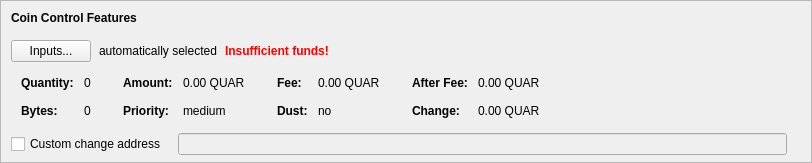
    <widget class="QFrame" name="frameCoinControl">
     <property name="sizePolicy">
      <sizepolicy hsizetype="Expanding" vsizetype="Expanding">
       <horstretch>0</horstretch>
       <verstretch>0</verstretch>
      </sizepolicy>
     </property>
     <property name="maximumSize">
      <size>
       <width>16777215</width>
       <height>16777215</height>
      </size>
     </property>
     <property name="frameShape">
      <enum>QFrame::StyledPanel</enum>
     </property>
     <property name="frameShadow">
      <enum>QFrame::Sunken</enum>
     </property>
     <layout class="QVBoxLayout" name="verticalLayoutCoinControl2">
      <property name="spacing">
       <number>0</number>
      </property>
      <property name="leftMargin">
       <number>0</number>
      </property>
      <property name="topMargin">
       <number>0</number>
      </property>
      <property name="rightMargin">
       <number>0</number>
      </property>
      <property name="bottomMargin">
       <number>6</number>
      </property>
      <item>
       <layout class="QVBoxLayout" name="verticalLayoutCoinControl" stretch="0,0,0,0,1">
        <property name="spacing">
         <number>0</number>
        </property>
        <property name="leftMargin">
         <number>10</number>
        </property>
        <property name="topMargin">
         <number>10</number>
        </property>
        <item>
         <layout class="QHBoxLayout" name="horizontalLayoutCoinControl1">
          <property name="bottomMargin">
           <number>15</number>
          </property>
          <item>
           <widget class="QLabel" name="labelCoinControlFeatures">
            <property name="sizePolicy">
             <sizepolicy hsizetype="Preferred" vsizetype="Maximum">
              <horstretch>0</horstretch>
              <verstretch>0</verstretch>
             </sizepolicy>
            </property>
            <property name="font">
             <font>
              <weight>75</weight>
              <bold>true</bold>
             </font>
            </property>
            <property name="styleSheet">
             <string notr="true">font-weight:bold;</string>
            </property>
            <property name="text">
             <string>Coin Control Features</string>
            </property>
           </widget>
          </item>
         </layout>
        </item>
        <item>
         <layout class="QHBoxLayout" name="horizontalLayoutCoinControl2" stretch="0,0,0,0">
          <property name="spacing">
           <number>8</number>
          </property>
          <property name="bottomMargin">
           <number>10</number>
          </property>
          <item>
           <widget class="QPushButton" name="pushButtonCoinControl">
            <property name="styleSheet">
             <string notr="true"/>
            </property>
            <property name="text">
             <string>Inputs...</string>
            </property>
            <property name="autoDefault">
             <bool>false</bool>
            </property>
           </widget>
          </item>
          <item>
           <widget class="QLabel" name="labelCoinControlAutomaticallySelected">
            <property name="text">
             <string>automatically selected</string>
            </property>
            <property name="margin">
             <number>5</number>
            </property>
           </widget>
          </item>
          <item>
           <widget class="QLabel" name="labelCoinControlInsuffFunds">
            <property name="font">
             <font>
              <weight>75</weight>
              <bold>true</bold>
             </font>
            </property>
            <property name="styleSheet">
             <string notr="true">color:red;font-weight:bold;</string>
            </property>
            <property name="text">
             <string>Insufficient funds!</string>
            </property>
            <property name="margin">
             <number>5</number>
            </property>
           </widget>
          </item>
          <item>
           <spacer name="horizontalSpacerCoinControl">
            <property name="orientation">
             <enum>Qt::Horizontal</enum>
            </property>
            <property name="sizeHint" stdset="0">
             <size>
              <width>40</width>
              <height>1</height>
             </size>
            </property>
           </spacer>
          </item>
         </layout>
        </item>
        <item>
         <widget class="QWidget" name="widgetCoinControl" native="true">
          <property name="sizePolicy">
           <sizepolicy hsizetype="Preferred" vsizetype="Preferred">
            <horstretch>0</horstretch>
            <verstretch>0</verstretch>
           </sizepolicy>
          </property>
          <property name="minimumSize">
           <size>
            <width>0</width>
            <height>0</height>
           </size>
          </property>
          <property name="styleSheet">
           <string notr="true"/>
          </property>
          <layout class="QHBoxLayout" name="horizontalLayoutCoinControl5">
           <property name="leftMargin">
            <number>0</number>
           </property>
           <property name="topMargin">
            <number>0</number>
           </property>
           <property name="rightMargin">
            <number>0</number>
           </property>
           <property name="bottomMargin">
            <number>0</number>
           </property>
           <item>
            <layout class="QHBoxLayout" name="horizontalLayoutCoinControl3" stretch="0,0,0,1">
             <property name="spacing">
              <number>20</number>
             </property>
             <property name="topMargin">
              <number>0</number>
             </property>
             <property name="bottomMargin">
              <number>10</number>
             </property>
             <item>
              <layout class="QFormLayout" name="formLayoutCoinControl1">
               <property name="horizontalSpacing">
                <number>10</number>
               </property>
               <property name="verticalSpacing">
                <number>14</number>
               </property>
               <property name="leftMargin">
                <number>10</number>
               </property>
               <property name="topMargin">
                <number>4</number>
               </property>
               <property name="rightMargin">
                <number>6</number>
               </property>
               <item row="0" column="0">
                <widget class="QLabel" name="labelCoinControlQuantityText">
                 <property name="font">
                  <font>
                   <weight>75</weight>
                   <bold>true</bold>
                  </font>
                 </property>
                 <property name="text">
                  <string>Quantity:</string>
                 </property>
                 <property name="margin">
                  <number>0</number>
                 </property>
                </widget>
               </item>
               <item row="0" column="1">
                <widget class="QLabel" name="labelCoinControlQuantity">
                 <property name="cursor">
                  <cursorShape>IBeamCursor</cursorShape>
                 </property>
                 <property name="contextMenuPolicy">
                  <enum>Qt::ActionsContextMenu</enum>
                 </property>
                 <property name="text">
                  <string notr="true">0</string>
                 </property>
                 <property name="margin">
                  <number>0</number>
                 </property>
                 <property name="textInteractionFlags">
                  <set>Qt::LinksAccessibleByMouse|Qt::TextSelectableByKeyboard|Qt::TextSelectableByMouse</set>
                 </property>
                </widget>
               </item>
               <item row="1" column="0">
                <widget class="QLabel" name="labelCoinControlBytesText">
                 <property name="font">
                  <font>
                   <weight>75</weight>
                   <bold>true</bold>
                  </font>
                 </property>
                 <property name="text">
                  <string>Bytes:</string>
                 </property>
                </widget>
               </item>
               <item row="1" column="1">
                <widget class="QLabel" name="labelCoinControlBytes">
                 <property name="cursor">
                  <cursorShape>IBeamCursor</cursorShape>
                 </property>
                 <property name="contextMenuPolicy">
                  <enum>Qt::ActionsContextMenu</enum>
                 </property>
                 <property name="text">
                  <string notr="true">0</string>
                 </property>
                 <property name="textInteractionFlags">
                  <set>Qt::LinksAccessibleByMouse|Qt::TextSelectableByKeyboard|Qt::TextSelectableByMouse</set>
                 </property>
                </widget>
               </item>
              </layout>
             </item>
             <item>
              <layout class="QFormLayout" name="formLayoutCoinControl2">
               <property name="horizontalSpacing">
                <number>10</number>
               </property>
               <property name="verticalSpacing">
                <number>14</number>
               </property>
               <property name="leftMargin">
                <number>6</number>
               </property>
               <property name="topMargin">
                <number>4</number>
               </property>
               <property name="rightMargin">
                <number>6</number>
               </property>
               <item row="0" column="0">
                <widget class="QLabel" name="labelCoinControlAmountText">
                 <property name="font">
                  <font>
                   <weight>75</weight>
                   <bold>true</bold>
                  </font>
                 </property>
                 <property name="text">
                  <string>Amount:</string>
                 </property>
                 <property name="margin">
                  <number>0</number>
                 </property>
                </widget>
               </item>
               <item row="0" column="1">
                <widget class="QLabel" name="labelCoinControlAmount">
                 <property name="cursor">
                  <cursorShape>IBeamCursor</cursorShape>
                 </property>
                 <property name="contextMenuPolicy">
                  <enum>Qt::ActionsContextMenu</enum>
                 </property>
                 <property name="text">
                  <string notr="true">0.00 QUAR</string>
                 </property>
                 <property name="textInteractionFlags">
                  <set>Qt::LinksAccessibleByMouse|Qt::TextSelectableByKeyboard|Qt::TextSelectableByMouse</set>
                 </property>
                </widget>
               </item>
               <item row="1" column="0">
                <widget class="QLabel" name="labelCoinControlPriorityText">
                 <property name="font">
                  <font>
                   <weight>75</weight>
                   <bold>true</bold>
                  </font>
                 </property>
                 <property name="text">
                  <string>Priority:</string>
                 </property>
                </widget>
               </item>
               <item row="1" column="1">
                <widget class="QLabel" name="labelCoinControlPriority">
                 <property name="cursor">
                  <cursorShape>IBeamCursor</cursorShape>
                 </property>
                 <property name="contextMenuPolicy">
                  <enum>Qt::ActionsContextMenu</enum>
                 </property>
                 <property name="text">
                  <string>medium</string>
                 </property>
                 <property name="textInteractionFlags">
                  <set>Qt::LinksAccessibleByMouse|Qt::TextSelectableByKeyboard|Qt::TextSelectableByMouse</set>
                 </property>
                </widget>
               </item>
              </layout>
             </item>
             <item>
              <layout class="QFormLayout" name="formLayoutCoinControl3">
               <property name="horizontalSpacing">
                <number>10</number>
               </property>
               <property name="verticalSpacing">
                <number>14</number>
               </property>
               <property name="leftMargin">
                <number>6</number>
               </property>
               <property name="topMargin">
                <number>4</number>
               </property>
               <property name="rightMargin">
                <number>6</number>
               </property>
               <item row="0" column="0">
                <widget class="QLabel" name="labelCoinControlFeeText">
                 <property name="font">
                  <font>
                   <weight>75</weight>
                   <bold>true</bold>
                  </font>
                 </property>
                 <property name="text">
                  <string>Fee:</string>
                 </property>
                 <property name="margin">
                  <number>0</number>
                 </property>
                </widget>
               </item>
               <item row="0" column="1">
                <widget class="QLabel" name="labelCoinControlFee">
                 <property name="cursor">
                  <cursorShape>IBeamCursor</cursorShape>
                 </property>
                 <property name="contextMenuPolicy">
                  <enum>Qt::ActionsContextMenu</enum>
                 </property>
                 <property name="text">
                  <string notr="true">0.00 QUAR</string>
                 </property>
                 <property name="textInteractionFlags">
                  <set>Qt::LinksAccessibleByMouse|Qt::TextSelectableByKeyboard|Qt::TextSelectableByMouse</set>
                 </property>
                </widget>
               </item>
               <item row="1" column="0">
                <widget class="QLabel" name="labelCoinControlLowOutputText">
                 <property name="font">
                  <font>
                   <weight>75</weight>
                   <bold>true</bold>
                  </font>
                 </property>
                 <property name="text">
                  <string>Dust:</string>
                 </property>
                </widget>
               </item>
               <item row="1" column="1">
                <widget class="QLabel" name="labelCoinControlLowOutput">
                 <property name="cursor">
                  <cursorShape>IBeamCursor</cursorShape>
                 </property>
                 <property name="contextMenuPolicy">
                  <enum>Qt::ActionsContextMenu</enum>
                 </property>
                 <property name="text">
                  <string>no</string>
                 </property>
                 <property name="textInteractionFlags">
                  <set>Qt::LinksAccessibleByMouse|Qt::TextSelectableByKeyboard|Qt::TextSelectableByMouse</set>
                 </property>
                </widget>
               </item>
              </layout>
             </item>
             <item>
              <layout class="QFormLayout" name="formLayoutCoinControl4">
               <property name="horizontalSpacing">
                <number>10</number>
               </property>
               <property name="verticalSpacing">
                <number>14</number>
               </property>
               <property name="leftMargin">
                <number>6</number>
               </property>
               <property name="topMargin">
                <number>4</number>
               </property>
               <property name="rightMargin">
                <number>6</number>
               </property>
               <item row="0" column="0">
                <widget class="QLabel" name="labelCoinControlAfterFeeText">
                 <property name="font">
                  <font>
                   <weight>75</weight>
                   <bold>true</bold>
                  </font>
                 </property>
                 <property name="text">
                  <string>After Fee:</string>
                 </property>
                 <property name="margin">
                  <number>0</number>
                 </property>
                </widget>
               </item>
               <item row="0" column="1">
                <widget class="QLabel" name="labelCoinControlAfterFee">
                 <property name="cursor">
                  <cursorShape>IBeamCursor</cursorShape>
                 </property>
                 <property name="contextMenuPolicy">
                  <enum>Qt::ActionsContextMenu</enum>
                 </property>
                 <property name="text">
                  <string notr="true">0.00 QUAR</string>
                 </property>
                 <property name="textInteractionFlags">
                  <set>Qt::LinksAccessibleByMouse|Qt::TextSelectableByKeyboard|Qt::TextSelectableByMouse</set>
                 </property>
                </widget>
               </item>
               <item row="1" column="0">
                <widget class="QLabel" name="labelCoinControlChangeText">
                 <property name="font">
                  <font>
                   <weight>75</weight>
                   <bold>true</bold>
                  </font>
                 </property>
                 <property name="text">
                  <string>Change:</string>
                 </property>
                </widget>
               </item>
               <item row="1" column="1">
                <widget class="QLabel" name="labelCoinControlChange">
                 <property name="cursor">
                  <cursorShape>IBeamCursor</cursorShape>
                 </property>
                 <property name="contextMenuPolicy">
                  <enum>Qt::ActionsContextMenu</enum>
                 </property>
                 <property name="text">
                  <string notr="true">0.00 QUAR</string>
                 </property>
                 <property name="textInteractionFlags">
                  <set>Qt::LinksAccessibleByMouse|Qt::TextSelectableByKeyboard|Qt::TextSelectableByMouse</set>
                 </property>
                </widget>
               </item>
              </layout>
             </item>
            </layout>
           </item>
          </layout>
         </widget>
        </item>
        <item>
         <layout class="QHBoxLayout" name="horizontalLayoutCoinControl4" stretch="0,0,0">
          <property name="spacing">
           <number>12</number>
          </property>
          <property name="sizeConstraint">
           <enum>QLayout::SetDefaultConstraint</enum>
          </property>
          <property name="topMargin">
           <number>5</number>
          </property>
          <property name="rightMargin">
           <number>5</number>
          </property>
          <item>
           <widget class="QCheckBox" name="checkBoxCoinControlChange">
            <property name="toolTip">
             <string>If this is activated, but the change address is empty or invalid, change will be sent to a newly generated address.</string>
            </property>
            <property name="text">
             <string>Custom change address</string>
            </property>
           </widget>
          </item>
          <item>
           <widget class="QValidatedLineEdit" name="lineEditCoinControlChange">
            <property name="enabled">
             <bool>false</bool>
            </property>
            <property name="sizePolicy">
             <sizepolicy hsizetype="Expanding" vsizetype="Fixed">
              <horstretch>0</horstretch>
              <verstretch>0</verstretch>
             </sizepolicy>
            </property>
           </widget>
          </item>
          <item>
           <widget class="QLabel" name="labelCoinControlChangeLabel">
            <property name="sizePolicy">
             <sizepolicy hsizetype="Preferred" vsizetype="Expanding">
              <horstretch>0</horstretch>
              <verstretch>0</verstretch>
             </sizepolicy>
            </property>
            <property name="minimumSize">
             <size>
              <width>0</width>
              <height>0</height>
             </size>
            </property>
            <property name="text">
             <string/>
            </property>
            <property name="margin">
             <number>3</number>
            </property>
           </widget>
          </item>
         </layout>
        </item>
        <item>
         <spacer name="verticalSpacerCoinControl">
          <property name="orientation">
           <enum>Qt::Vertical</enum>
          </property>
          <property name="sizeHint" stdset="0">
           <size>
            <width>800</width>
            <height>1</height>
           </size>
          </property>
         </spacer>
        </item>
       </layout>
      </item>
     </layout>
    </widget>
